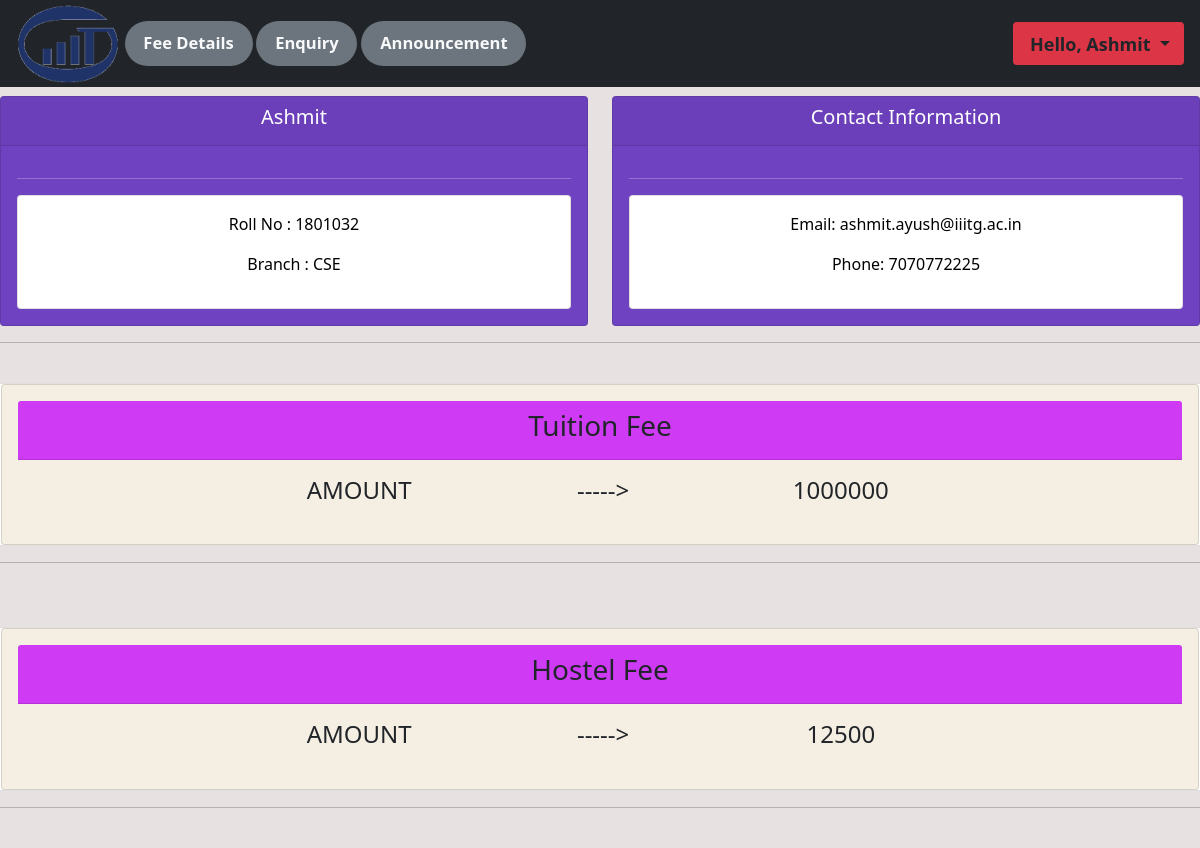
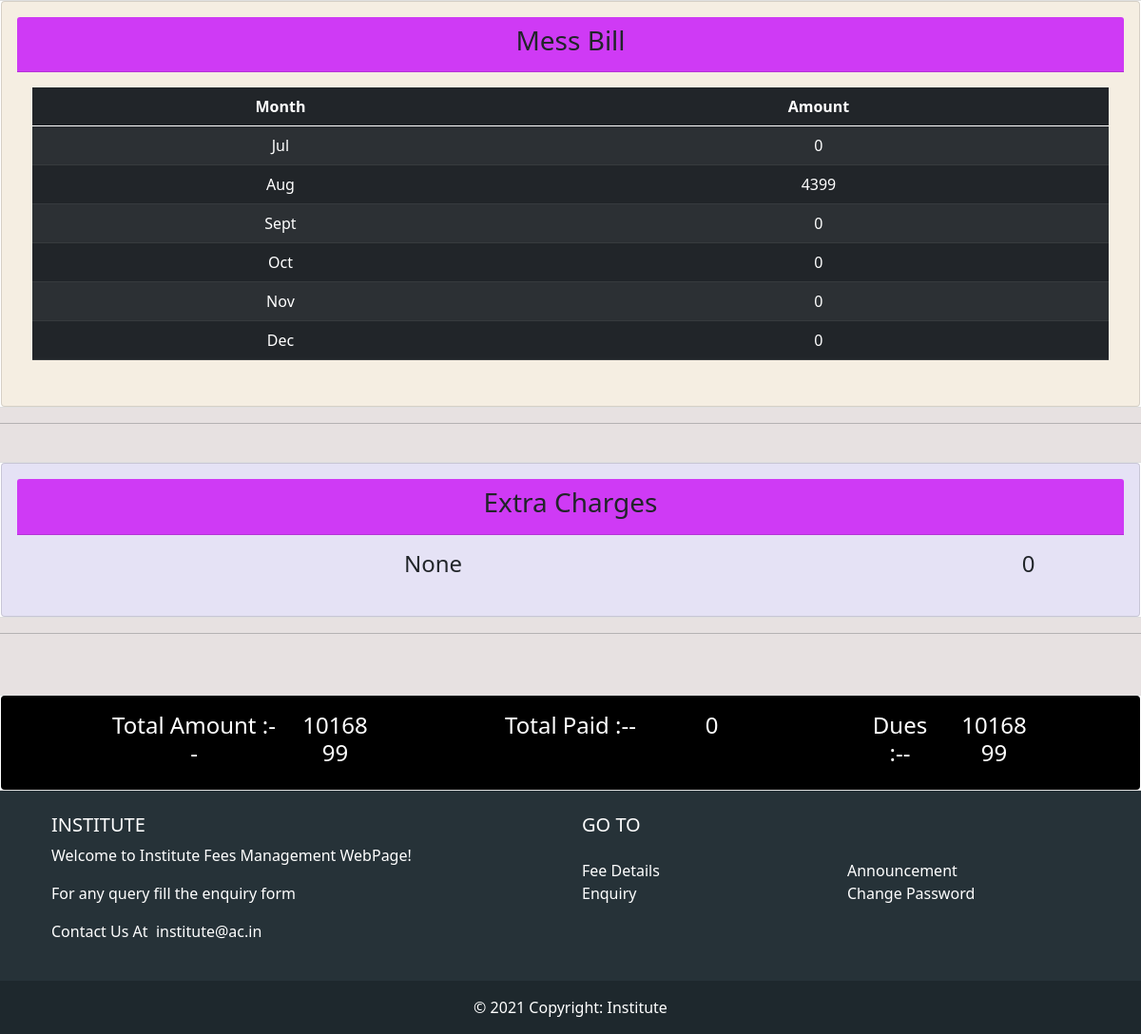
The app's page /user_student_each_sem/1/ (signed in) with its own data (2 pictures, top to bottom).
### fees/models.py (models this page shows, shortened)
class Student(models.Model):
    BranchType = models.TextChoices('BranchType', 'CSE ECE')
    date = [str(x) for x in range(2013,2050)]
    date=' '.join(date)
    YearType = models.TextChoices('YearType', date)
    CourseType = models.TextChoices('CourseType', 'B_Tech M_Tech Phd')
    user = models.OneToOneField(User, null=True, on_delete=models.CASCADE)
    roll = models.CharField('Roll_No', max_length=7, primary_key=True, blank=False)
    firstname = models.CharField('First_Name', max_length=250, blank=False)
    middlename = models.CharField('Middle_Name', max_length=250, null=True, blank=True)
    lastname = models.CharField('Last_Name', max_length=250, null=True, blank=True)
    email = models.EmailField('Email', max_length=250, blank=False)
    phone = models.CharField('Phone', max_length=15, blank=False)
    branch = models.CharField('Branch', max_length=3, blank=False, choices=BranchType.choices)
    Year = models.CharField('Year', max_length=4, blank=False, choices=YearType.choices)
    course = models.CharField('Course', max_length=7, blank=False, choices=CourseType.choices)
    datecreated = models.DateTimeField(auto_now_add=True, null=True)
    template = '{} {}'

class Semester(models.Model):
    date = [str(x) for x in range(2013,2050)]
    date=' '.join(date)
    SemesterType = models.TextChoices('SemesterType', 'first second third fourth fifth sixth seventh eighth')
    Monsoon_WinterType = models.TextChoices('Monsoon_WinterType', 'Monsoon Winter')
    PaidType = models.TextChoices('PaidType', 'NotPaid Paid')
    YearType = models.TextChoices('YearType', date)
    MonthType = models.TextChoices('MonthType', 'Jan Feb Mar Apr May Jun Jul Aug Sept Oct Nov Dec')
    roll = models.ForeignKey(Student, on_delete=models.CASCADE, blank=False)
    semestertype = models.CharField('Semester_type', max_length=50, blank=False, choices=SemesterType.choices)
    monsoon_wintertype = models.CharField('Monsoon_or_Winter', max_length=50, blank=False, choices=Monsoon_WinterType.choices)
    Year = models.CharField('Year', max_length=50, blank=False, choices=YearType.choices)
    datecreated = models.DateTimeField(auto_now_add=True, null=True)
    tution_fee = models.CharField('Tution_Fee', max_length=50, null=True, blank=True, default='0')
    hostel_fee = models.CharField('Hostel_Fee', max_length=50, null=True, blank=True, default='0')
    mon_1 = models.CharField('Mon_1', max_length=50, null=True, choices=MonthType.choices, blank=True)
    mon_1_amount = models.CharField('Mon_1_amount', max_length=50, null=True, blank=True, default='0')
    mon_2 = models.CharField('Mon_2', max_length=50, null=True, choices=MonthType.choices, blank=True)
    mon_2_amount = models.CharField('Mon_2_amount', max_length=50, null=True, blank=True, default='0')
    mon_3 = models.CharField('Mon_3', max_length=50, null=True, choices=MonthType.choices, blank=True)
    mon_3_amount = models.CharField('Mon_3_amount', max_length=50, null=True, blank=True, default='0')
    mon_4 = models.CharField('Mon_4', max_length=50, null=True, choices=MonthType.choices, blank=True)
    mon_4_amount = models.CharField('Mon_4_amount', max_length=50, null=True, blank=True, default='0')
    mon_5 = models.CharField('Mon_5', max_length=50, null=True, choices=MonthType.choices, blank=True)
    mon_5_amount = models.CharField('Mon_5_amount', max_length=50, null=True, blank=True, default='0')
    mon_6 = models.CharField('Mon_6', max_length=50, null=True, choices=MonthType.choices, blank=True)
    mon_6_amount = models.CharField('Mon_6_amount', max_length=50, null=True, blank=True, default='0')
    extra_charges = models.TextField("Extra Charges", null=True, blank=True, default='None')
    extra_charges_amount = models.CharField('Extra Charge Amount', max_length=50, default = '0', blank=True)
    total_payment = models.CharField('Total Payment', max_length=50, null=True, blank=True, default='0')
    total_paid = models.CharField('Total paid',max_length=50, null=True, blank=True, default='0')
    dues = models.CharField('Dues', max_length=50, null=True, blank=True, default='0')
    template = '{} {} {} {}'

### fees/decorators.py (the view)
        def wrapper_func(request, *args, **kwargs):
            group = None
            if request.user.groups.exists():
                group = request.user.groups.all()[0].name
            if group in allowed_roles:
                return view_func(request, *args, **kwargs)
            else:
                return HttpResponse('You are not authorize')

### fees/templates/fees/user_student_each_sem.html (shortened to what this page needs)
{% extends 'fees/main.html' %}
{% block content %}
<br>
<div class="row">
    <div class="col">
        <div class="col-md">
            <div class="card text-center text-white nb-3" id='Students-Contact-Information'>
                <div class="card-header">
                    <h5 class="card-title">{{student_data.firstname}}</h5>
                </div>
                <div class="card-body">
                    <hr>
                    <div class="card card-body" , id='Students-Contact-body'>
                        <p style="text-align: center;">Roll No : {{student_data.roll}} </p>
                        <p style="text-align: center;">Branch : {{student_data.branch}} </p>
                    </div>
                </div>
            </div>
        </div>
    </div>
    <div class="col">
        <div class="col-md">
            <div class="card text-center text-white nb-3" id='Students-Contact-Information'>
                <div class="card-header">
                    <h5 class="card-title">Contact Information</h5>
                </div>
                <div class="card-body">
                    <hr>
                    <div class="card card-body" , id='Students-Contact-body'>
                        <p style="text-align: center;">Email: {{student_data.email}} </p>
                        <p style="text-align: center;">Phone: {{student_data.phone}} </p>
                    </div>
                </div>
            </div>
        </div>
    </div>
</div>
<hr>
<br>
<div class="row">
    <div class="card">
        <div class="card text-center card-body text-black nb-3" style="background-color: rgb(245, 238, 226);">
            <div class="card-header" style="background-color: rgb(207, 58, 245);">
                <strong>
                    <h3>Tuition Fee</h3>
                </strong>
            </div>
            <div class="card-body">
                <div class='row'>
                    <div class="col-2">
                    </div>
                    <div class="col-3">
                        <strong>
                            <h4 class="card-title">AMOUNT </h4>
                        </strong>
                    </div>
                    <div class="col-2">
                        <strong>
                            <h4 class="card-title">&nbsp;-----> </h4>
                        </strong>
                    </div>
                    <div class="col-3">
                        <strong>
                            <h4 class="card-title">{{current_sem.tution_fee}}</h4>
                        </strong>
                    </div>
                </div>
            </div>
        </div>
    </div>
</div>
<hr>
<br>
<br>
<div class="row">
    <div class="card">
        <div class="card text-center card-body text-black nb-3" style="background-color: rgb(245, 238, 226);">
            <div class="card-header" style="background-color: rgb(207, 58, 245);">
                <strong>
                    <h3>Hostel Fee</h3>
                </strong>
            </div>
            <div class="card-body">
                <div class='row'>
                    <div class="col-2">
                    </div>
                    <div class="col-3">
                        <strong>
                            <h4 class="card-title">AMOUNT </h4>
                        </strong>
                    </div>
                    <div class="col-2">
                        <strong>
                            <h4 class="card-title">&nbsp;-----> </h4>
                        </strong>
                    </div>
                    <div class="col-3">
                        <strong>
                            <h4 class="card-title">{{current_sem.hostel_fee}}</h4>
                        </strong>
                    </div>
                </div>
            </div>
        </div>
    </div>
</div>
<hr>
<br>
<div class="row">
    <div class="card">
        <div class="card text-center card-body text-black nb-3" style="background-color: rgb(245, 238, 226);">
            <div class="card-header" style="background-color: rgb(207, 58, 245);">
                <strong>
                    <h3>Mess Bill</h3>
                </strong>
            </div>
            <div class="card-body">
                <table class="table table-dark table-striped">
                    <thead>
                        <tr>
                            <th scope="col">Month</th>
                            <th scope="col">Amount</th>
                        </tr>
                    </thead>
                    <tr>
                        <td>{{current_sem.mon_1}}</td>
                        <td>{{current_sem.mon_1_amount}}</td>
                    </tr>
                    <tr>
                        <td>{{current_sem.mon_2}}</td>
                        <td>{{current_sem.mon_2_amount}}</td>
                    </tr>
                    <tr>
                        <td>{{current_sem.mon_3}}</td>
                        <td>{{current_sem.mon_3_amount}}</td>
                    </tr>
                    <tr>
                        <td>{{current_sem.mon_4}}</td>
                        <td>{{current_sem.mon_4_amount}}</td>
                    </tr>
                    <tr>
                        <td>{{current_sem.mon_5}}</td>
                        <td>{{current_sem.mon_5_amount}}</td>
                    </tr>
                    <tr>
                        <td>{{current_sem.mon_6}}</td>
                        <td>{{current_sem.mon_6_amount}}</td>
                    </tr>
                </table>
            </div>
        </div>
    </div>
</div>
<hr>
<br>
<div class="row">
    <div class="card">
        <div class="card text-center card-body text-black nb-3" style="background-color: rgb(229, 226, 245);">
            <div class="card-header" style="background-color: rgb(207, 58, 245);">
                <strong>
                    <h3>Extra Charges</h3>
                </strong>
            </div>
            <div class="card-body">
                <div class='row'>
                    <div class="col-1">
                    </div>
                    <div class="col-7">
                        <strong>
                            <h4 class="card-title">{{current_sem.extra_charges}}</h4>
                        </strong>
                    </div>
                    <div class="col-2">
                    </div>
                    <div class="col-2">
                        <strong>
                            <h4 class="card-title">{{current_sem.extra_charges_amount}}</h4>
                        </strong>
                    </div>
                </div>
            </div>
        </div>
    </div>
</div>
<hr>
<br>
<br>
<div class="row">
    <div class="card">
    <div class="card text-center card-body text-white nb-3" style="background-color: black;">
        <div class='row'>
            <div class="col-1">
            </div>
            <div class="col-2">
                    <h4 class="card-title">Total Amount :--</h4>
            </div>
            <div class="col-1">
                    <h4 class="card-title">{{current_sem.total_payment}}</h4>
            </div>
            <div class="col-1">
            </div>
            <div class="col-2">
                <h4 class="card-title">Total Paid :--</h4>
            </div>
            <div class="col-1">
                <h4 class="card-title">{{current_sem.total_paid}}</h4>
            </div>
            <div class="col-1">
            </div>
            <div class="col-1">
                    <h4 class="card-title">Dues :--</h4>
            </div>
            <div class="col-1">
                    <h4 class="card-title">{{current_sem.dues}}</h4>
            </div>
            <div class="col-1">
            </div>
        </div>
    </div>
</div>
</div>
{% endblock %}

### fees/templates/fees/navbar.html (shortened to what this page needs)
{% load static %}
{% if request.user.is_staff %}
<nav class="navbar navbar-expand-lg navbar-dark bg-dark w-100 p-1" style="position: fixed; z-index: 1;">
  <div class="container-fluid">
    {% comment %} <a class="navbar-brand" href="#">Navbar</a> {% endcomment %}
    <img src="{% static 'images/LOGOIIITG.png' %}" alt="" style="padding: 0%;width:137px; height:79px;">
    <button class="navbar-toggler" type="button" data-bs-toggle="collapse" data-bs-target="#navbarNavDropdown"
      aria-controls="navbarNavDropdown" aria-expanded="false" aria-label="Toggle navigation">
      <span class="navbar-toggler-icon"></span>
    </button>
    <div class="collapse navbar-collapse" id="navbarNavDropdown"  style="overflow-x:visible;width: 100%;">
      <ul class="navbar-nav">
        <li class="nav-item badge rounded-pill bg-secondary " style="margin-left: 1%; font-size: 100%;">
          <a class="nav-link active text-light" aria-current="page" href="{% url 'home' %}">Students</a>
        </li>
        <li class="nav-item badge rounded-pill bg-secondary " style="margin-left: 1%; font-size: 100%;">
          <a class="nav-link active text-light" href="{% url 'enquiry_admin' %}">Enquiry</a>
        </li>
        <li class="nav-item badge rounded-pill bg-secondary " style="margin-left: 1%; font-size: 100%;">
          <a class="nav-link active text-light" href="{% url 'announcement' %}">Announcement</a>
        </li>
        <li class="nav-item badge rounded-pill bg-secondary " style="margin-left: 1%; font-size: 100%;">
          <a class="nav-link active text-light" href="{% url 'registration' %}">Registration</a>
        </li>
        <li class="nav-item badge rounded-pill bg-secondary " style="margin-left: 1%; font-size: 100%;">
          <a class="nav-link active text-light" href="{% url 'automate_semester' %}">New_Semester</a>
        </li>
        <li class="nav-item badge rounded-pill bg-secondary " style="margin-left: 1%; font-size: 100%;">
          <a class="nav-link active text-light" href="{% url 'automate_fees' %}">Fees_Update</a>
        </li>
        <li class="nav-item badge rounded-pill bg-secondary " style="margin-left: 1%; font-size: 100%;">
          <a class="nav-link active text-light" href="{% url 'registered_details' %}">Registered Details</a>
        </li>
      </ul>
    </div>
    <ul class="nav navbar-nav navbar-right" style="margin-left: 1%; margin: right 1%;">
      <li class="nav-item dropdown badge bg-danger">
        <a class="nav-link dropdown-toggle text-dark" href="#" id="navbarDropdownMenuLink" role="button"
          data-bs-toggle="dropdown" aria-expanded="false" style="margin-left: 1%; font-size: 150%;">
          <span>Hello, {{request.user}} </span>
        </a>
        <ul class="dropdown-menu" aria-labelledby="navbarDropdownMenuLink">
          <li><a class="dropdown-item" href="{% url 'Logout' %}">Logout</a></li>
        </ul>
      </li>
    </ul>
  </div>
</nav>
{% else %}
<nav class="navbar navbar-expand-lg navbar-dark bg-dark w-100 p-1" style="position: fixed; z-index: 1;">
  <div class="container-fluid">
    <img src="{% static 'images/LOGOIIITG.png' %}" alt="" style="padding: 0%;width:137px; height:79px;">
    <div class="collapse navbar-collapse" id="navbarNavDropdown">
      <ul class="navbar-nav">
        <li class="nav-item badge rounded-pill bg-secondary " style="margin-left: 1%; font-size: 103.5%;">
          <a class="nav-link active text-light" href="{% url 'home' %}">Fee Details</a>
        </li>
        <li class="nav-item badge rounded-pill bg-secondary " style="margin-left: 1%; font-size: 103.5%;">
          <a class="nav-link active text-light" href="{% url 'enquiry' %}">Enquiry</a>
        </li>
        <li class="nav-item badge rounded-pill bg-secondary " style="margin-left: 1%; font-size: 103.5%;">
          <a class="nav-link active text-light" href="{% url 'student_announcement' %}">Announcement</a>
        </li>
      </ul>
    </div>
    <ul class="nav navbar-nav navbar-right">
      <li class="nav-item dropdown badge bg-danger">
        <a class="nav-link dropdown-toggle text-dark" href="#" id="navbarDropdownMenuLink" role="button"
          data-bs-toggle="dropdown" aria-expanded="false" style="margin-left: 1%; font-size: 150%;">
          <span>Hello, {{student_data.firstname}} </span>
        </a>
      </li>
    </ul>
  </div>
</nav>
{% endif %}
<br>
<br>
<br>

### records on screen
Student: firstname "Ashmit", roll "1801032", branch "CSE", email "ashmit.ayush@iiitg.ac.in", phone "7070772225"
Semester: tution_fee "1000000", hostel_fee "12500", mon_1 "Jul", mon_1_amount "0", mon_2 "Aug", mon_2_amount "4399", mon_3 "Sept", mon_3_amount "0", mon_4 "Oct", mon_4_amount "0", mon_5 "Nov", mon_5_amount "0", mon_6 "Dec", mon_6_amount "0", extra_charges "None", extra_charges_amount "0", total_payment "1016899", total_paid "0", dues "1016899"
